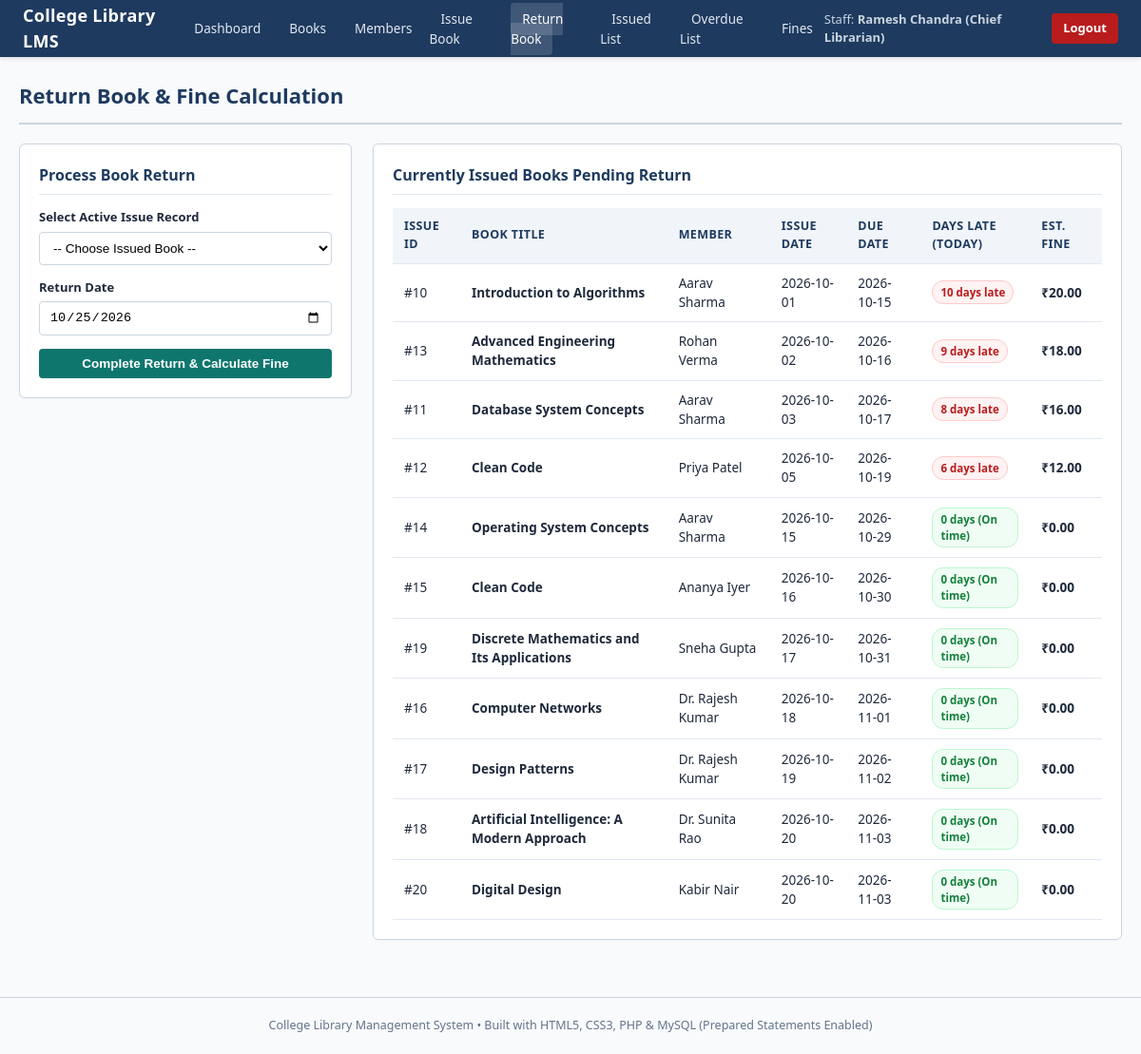
The page /return.php (signed in) on the database its author committed.
### tables this page shows
CREATE TABLE IF NOT EXISTS issue (
    issue_id INT AUTO_INCREMENT PRIMARY KEY,
    book_id INT NOT NULL,
    member_id INT NOT NULL,
    staff_id INT NOT NULL,
    issue_date DATE NOT NULL,
    due_date DATE NOT NULL,
    return_date DATE DEFAULT NULL,
    CONSTRAINT fk_issue_book FOREIGN KEY (book_id)
        REFERENCES book(book_id)
        ON UPDATE CASCADE ON DELETE RESTRICT,
    CONSTRAINT fk_issue_member FOREIGN KEY (member_id)
        REFERENCES member(member_id)
        ON UPDATE CASCADE ON DELETE RESTRICT,
    CONSTRAINT fk_issue_staff FOREIGN KEY (staff_id)
        REFERENCES staff(staff_id)
        ON UPDATE CASCADE ON DELETE RESTRICT,
    CONSTRAINT chk_issue_dates CHECK (due_date >= issue_date)
);

CREATE TABLE IF NOT EXISTS book (
    book_id INT AUTO_INCREMENT PRIMARY KEY,
    isbn VARCHAR(20) NOT NULL UNIQUE,
    title VARCHAR(255) NOT NULL,
    author VARCHAR(150) NOT NULL,
    publisher VARCHAR(150) NOT NULL,
    pub_year YEAR NOT NULL,
    category_id INT NOT NULL,
    total_copies INT NOT NULL DEFAULT 1,
    available_copies INT NOT NULL DEFAULT 1,
    CONSTRAINT fk_book_category FOREIGN KEY (category_id)
        REFERENCES category(category_id)
        ON UPDATE CASCADE ON DELETE RESTRICT,
    CONSTRAINT chk_total_copies CHECK (total_copies >= 0),
    CONSTRAINT chk_available_copies CHECK (available_copies >= 0 AND available_copies <= total_copies)
);

CREATE TABLE IF NOT EXISTS member (
    member_id INT AUTO_INCREMENT PRIMARY KEY,
    name VARCHAR(150) NOT NULL,
    email VARCHAR(150) NOT NULL UNIQUE,
    phone VARCHAR(15) NOT NULL,
    member_type ENUM('Student', 'Faculty') NOT NULL DEFAULT 'Student',
    join_date DATE NOT NULL DEFAULT (CURRENT_DATE),
    status ENUM('Active', 'Suspended') NOT NULL DEFAULT 'Active'
);

### config.php (called while the page is built, shortened)
<?php
function h($str) {
    return htmlspecialchars((string)$str, ENT_QUOTES, 'UTF-8');
}
?>

### return.php (the view, shortened to what this page needs)
<?php
require_once __DIR__ . '/header.php';
$active_issues = $conn->query("
    SELECT i.issue_id, b.isbn, b.title, m.name AS member_name, m.member_type,
           i.issue_date, i.due_date,
           DATEDIFF(CURRENT_DATE, i.due_date) AS est_days_late
    FROM issue i
    JOIN book b ON i.book_id = b.book_id
    JOIN member m ON i.member_id = m.member_id
    WHERE i.return_date IS NULL
    ORDER BY i.due_date ASC
")->fetch_all(MYSQLI_ASSOC);
?>
<div class="page-header">
    <h1>Return Book &amp; Fine Calculation</h1>
</div>
<div class="grid-2col">
    <div class="card">
        <h2>Process Book Return</h2>
        <form method="POST" action="return.php">
            <div class="form-group">
                <label>Select Active Issue Record</label>
                <select name="issue_id" class="form-control" required>
                    <option value="">-- Choose Issued Book --</option>
                </select>
            </div>
            <div class="form-group">
                <label>Return Date</label>
                <input type="date" name="return_date" class="form-control" required value="<?= date('Y-m-d') ?>">
            </div>
            <button type="submit" class="btn btn-accent" style="width:100%;">Complete Return &amp; Calculate Fine</button>
        </form>
    </div>
    <div class="card">
        <h2>Currently Issued Books Pending Return</h2>
        <table>
            <thead>
                <tr>
                    <th>Issue ID</th>
                    <th>Book Title</th>
                    <th>Member</th>
                    <th>Issue Date</th>
                    <th>Due Date</th>
                    <th>Days Late (Today)</th>
                    <th>Est. Fine</th>
                </tr>
            </thead>
            <tbody>
                <?php foreach ($active_issues as $ai):
                    $late = max(0, (int)$ai['est_days_late']);
                    $fine = $late * 2;
                ?>
                    <tr>
                        <td>#<?= (int)$ai['issue_id'] ?></td>
                        <td><strong><?= h($ai['title']) ?></strong></td>
                        <td><?= h($ai['member_name']) ?></td>
                        <td><?= h($ai['issue_date']) ?></td>
                        <td><?= h($ai['due_date']) ?></td>
                        <td>
                            <?php if ($late > 0): ?>
                                <span class="badge badge-danger"><?= $late ?> days late</span>
                            <?php else: ?>
                                <span class="badge badge-success">0 days (On time)</span>
                            <?php endif; ?>
                        </td>
                        <td><strong>₹<?= number_format($fine, 2) ?></strong></td>
                    </tr>
                <?php endforeach; ?>
            </tbody>
        </table>
    </div>
</div>
<?php require_once __DIR__ . '/footer.php'; ?>

### style.css (style rules this page uses)
:root { --primary: #1e3a5f; --primary-dark: #152943; --accent: #0f766e; --accent-light: #e6f4f1; --danger: #b91c1c; --danger-bg: #fef2f2; --warning: #b45309; --warning-bg: #fffbeb; --success: #15803d; --success-bg: #f0fdf4; --text: #1e293b; --muted: #64748b; --bg: #f8fafc; --surface: #ffffff; --border: #cbd5e1; }
* { box-sizing: border-box; margin: 0; padding: 0; }
body { font-family: 'Segoe UI', system-ui, -apple-system, sans-serif; background-color: var(--bg); color: var(--text); line-height: 1.5; font-size: 14px; }
.page-header { display: flex; justify-content: space-between; align-items: center; margin-bottom: 20px; padding-bottom: 12px; border-bottom: 2px solid var(--border); }
.page-header h1 { font-size: 22px; color: var(--primary); }
.grid-2col { display: grid; grid-template-columns: 350px 1fr; gap: 22px; align-items: start; }
.card { background: var(--surface); border: 1px solid var(--border); border-radius: 6px; padding: 20px; margin-bottom: 20px; box-shadow: 0 1px 3px rgba(0, 0, 0, 0.03); }
.card h2 { font-size: 16px; color: var(--primary); margin-bottom: 14px; padding-bottom: 8px; border-bottom: 1px solid #e2e8f0; }
.form-group { margin-bottom: 14px; }
.form-group label { display: block; font-weight: 600; margin-bottom: 5px; font-size: 13px; color: var(--text); }
.form-control { width: 100%; padding: 8px 10px; border: 1px solid var(--border); border-radius: 4px; font-size: 13.5px; background-color: #ffffff; }
.btn { display: inline-block; padding: 8px 16px; border: none; border-radius: 4px; font-size: 13.5px; font-weight: 600; cursor: pointer; text-decoration: none; transition: opacity 0.15s; }
.btn-accent { background-color: var(--accent); color: #ffffff; }
table { width: 100%; border-collapse: collapse; font-size: 13.5px; }
th, td { padding: 10px 12px; text-align: left; border-bottom: 1px solid #e2e8f0; }
th { background-color: #f1f5f9; color: var(--primary); font-weight: 700; font-size: 12.5px; text-transform: uppercase; letter-spacing: 0.4px; }
.badge { display: inline-block; padding: 3px 8px; border-radius: 12px; font-size: 11.5px; font-weight: 600; }
.badge-success { background-color: var(--success-bg); color: var(--success); border: 1px solid #bbf7d0; }
.badge-danger { background-color: var(--danger-bg); color: var(--danger); border: 1px solid #fecaca; }

### rows shown on the page
issue: issue_id "10", book.title "Introduction to Algorithms", member.name "Aarav Sharma", issue_date "2026-10-01", due_date "2026-10-15", late "10", fine "20.00"
issue: issue_id "13", book.title "Advanced Engineering Mathematics", member.name "Rohan Verma", issue_date "2026-10-02", due_date "2026-10-16", late "9", fine "18.00"
issue: issue_id "11", book.title "Database System Concepts", member.name "Aarav Sharma", issue_date "2026-10-03", due_date "2026-10-17", late "8", fine "16.00"
issue: issue_id "12", book.title "Clean Code", member.name "Priya Patel", issue_date "2026-10-05", due_date "2026-10-19", late "6", fine "12.00"
issue: issue_id "14", book.title "Operating System Concepts", member.name "Aarav Sharma", issue_date "2026-10-15", due_date "2026-10-29", shows "0 days (On time)", fine "0.00"
issue: issue_id "15", book.title "Clean Code", member.name "Ananya Iyer", issue_date "2026-10-16", due_date "2026-10-30", shows "0 days (On time)", fine "0.00"
issue: issue_id "19", book.title "Discrete Mathematics and Its Applications", member.name "Sneha Gupta", issue_date "2026-10-17", due_date "2026-10-31", shows "0 days (On time)", fine "0.00"
issue: issue_id "16", book.title "Computer Networks", member.name "Dr. Rajesh Kumar", issue_date "2026-10-18", due_date "2026-11-01", shows "0 days (On time)", fine "0.00"
issue: issue_id "17", book.title "Design Patterns", member.name "Dr. Rajesh Kumar", issue_date "2026-10-19", due_date "2026-11-02", shows "0 days (On time)", fine "0.00"
issue: issue_id "18", book.title "Artificial Intelligence: A Modern Approach", member.name "Dr. Sunita Rao", issue_date "2026-10-20", due_date "2026-11-03", shows "0 days (On time)", fine "0.00"
issue: issue_id "20", book.title "Digital Design", member.name "Kabir Nair", issue_date "2026-10-20", due_date "2026-11-03", shows "0 days (On time)", fine "0.00"

### other values the page prints
$_SESSION['staff_name'] "Ramesh Chandra (Chief Librarian)"
